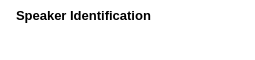
        <widget class="QFrame" name="frame_top">
         <property name="maximumSize">
          <size>
           <width>16777215</width>
           <height>60</height>
          </size>
         </property>
         <property name="styleSheet">
          <string notr="true">background: transparent;</string>
         </property>
         <property name="frameShape">
          <enum>QFrame::NoFrame</enum>
         </property>
         <property name="frameShadow">
          <enum>QFrame::Raised</enum>
         </property>
         <layout class="QHBoxLayout" name="horizontalLayout_3">
          <property name="spacing">
           <number>0</number>
          </property>
          <property name="leftMargin">
           <number>0</number>
          </property>
          <property name="topMargin">
           <number>0</number>
          </property>
          <property name="rightMargin">
           <number>0</number>
          </property>
          <property name="bottomMargin">
           <number>0</number>
          </property>
          <item>
           <widget class="QFrame" name="frame_toggle">
            <property name="maximumSize">
             <size>
              <width>70</width>
              <height>16777215</height>
             </size>
            </property>
            <property name="styleSheet">
             <string notr="true">background-color: rgb(27, 29, 35);</string>
            </property>
            <property name="frameShape">
             <enum>QFrame::NoFrame</enum>
            </property>
            <property name="frameShadow">
             <enum>QFrame::Raised</enum>
            </property>
            <layout class="QVBoxLayout" name="verticalLayout_3">
             <property name="spacing">
              <number>0</number>
             </property>
             <property name="leftMargin">
              <number>0</number>
             </property>
             <property name="topMargin">
              <number>0</number>
             </property>
             <property name="rightMargin">
              <number>0</number>
             </property>
             <property name="bottomMargin">
              <number>0</number>
             </property>
            </layout>
           </widget>
          </item>
          <item>
           <widget class="QFrame" name="frame_top_right">
            <property name="styleSheet">
             <string notr="true">background: transparent;</string>
            </property>
            <property name="frameShape">
             <enum>QFrame::NoFrame</enum>
            </property>
            <property name="frameShadow">
             <enum>QFrame::Raised</enum>
            </property>
            <layout class="QVBoxLayout" name="verticalLayout_2">
             <property name="spacing">
              <number>0</number>
             </property>
             <property name="leftMargin">
              <number>0</number>
             </property>
             <property name="topMargin">
              <number>0</number>
             </property>
             <property name="rightMargin">
              <number>0</number>
             </property>
             <property name="bottomMargin">
              <number>0</number>
             </property>
             <item>
              <widget class="QFrame" name="frame_top_btns">
               <property name="maximumSize">
                <size>
                 <width>16777215</width>
                 <height>30</height>
                </size>
               </property>
               <property name="styleSheet">
                <string notr="true"/>
               </property>
               <property name="frameShape">
                <enum>QFrame::NoFrame</enum>
               </property>
               <property name="frameShadow">
                <enum>QFrame::Raised</enum>
               </property>
               <layout class="QHBoxLayout" name="horizontalLayout_4">
                <property name="spacing">
                 <number>0</number>
                </property>
                <property name="leftMargin">
                 <number>0</number>
                </property>
                <property name="topMargin">
                 <number>0</number>
                </property>
                <property name="rightMargin">
                 <number>0</number>
                </property>
                <property name="bottomMargin">
                 <number>0</number>
                </property>
                <item>
                 <widget class="QFrame" name="frame_label_top_btns">
                  <property name="styleSheet">
                   <string notr="true">background: transparent;</string>
                  </property>
                  <property name="frameShape">
                   <enum>QFrame::NoFrame</enum>
                  </property>
                  <property name="frameShadow">
                   <enum>QFrame::Raised</enum>
                  </property>
                  <layout class="QHBoxLayout" name="horizontalLayout_10">
                   <property name="spacing">
                    <number>0</number>
                   </property>
                   <property name="leftMargin">
                    <number>8</number>
                   </property>
                   <property name="topMargin">
                    <number>0</number>
                   </property>
                   <property name="rightMargin">
                    <number>10</number>
                   </property>
                   <property name="bottomMargin">
                    <number>0</number>
                   </property>
                   <item>
                    <widget class="QFrame" name="frame_icon_top_bar">
                     <property name="maximumSize">
                      <size>
                       <width>30</width>
                       <height>30</height>
                      </size>
                     </property>
                     <property name="styleSheet">
                      <string notr="true">background: transparent;
image: url(:/ROOT/img/app.png);
background-position: center;
background-repeat: no-repeat;</string>
                     </property>
                     <property name="frameShape">
                      <enum>QFrame::StyledPanel</enum>
                     </property>
                     <property name="frameShadow">
                      <enum>QFrame::Raised</enum>
                     </property>
                    </widget>
                   </item>
                   <item>
                    <widget class="QLabel" name="label_title_bar_top">
                     <property name="font">
                      <font>
                       <family>Segoe UI</family>
                       <pointsize>10</pointsize>
                       <weight>75</weight>
                       <bold>true</bold>
                      </font>
                     </property>
                     <property name="styleSheet">
                      <string notr="true">background: transparent;
margin-left: 5px;</string>
                     </property>
                     <property name="text">
                      <string>Speaker Identification</string>
                     </property>
                    </widget>
                   </item>
                  </layout>
                 </widget>
                </item>
                <item>
                 <widget class="QFrame" name="frame_btns_right">
                  <property name="maximumSize">
                   <size>
                    <width>120</width>
                    <height>16777215</height>
                   </size>
                  </property>
                  <property name="styleSheet">
                   <string notr="true">background-color: transparent;</string>
                  </property>
                  <property name="frameShape">
                   <enum>QFrame::NoFrame</enum>
                  </property>
                  <property name="frameShadow">
                   <enum>QFrame::Raised</enum>
                  </property>
                  <layout class="QHBoxLayout" name="horizontalLayout_5">
                   <property name="spacing">
                    <number>0</number>
                   </property>
                   <property name="leftMargin">
                    <number>0</number>
                   </property>
                   <property name="topMargin">
                    <number>0</number>
                   </property>
                   <property name="rightMargin">
                    <number>0</number>
                   </property>
                   <property name="bottomMargin">
                    <number>0</number>
                   </property>
                   <item>
                    <spacer name="horizontalSpacer">
                     <property name="orientation">
                      <enum>Qt::Horizontal</enum>
                     </property>
                     <property name="sizeHint" stdset="0">
                      <size>
                       <width>40</width>
                       <height>20</height>
                      </size>
                     </property>
                    </spacer>
                   </item>
                   <item>
                    <widget class="QPushButton" name="button_minimize">
                     <property name="sizePolicy">
                      <sizepolicy hsizetype="Minimum" vsizetype="Expanding">
                       <horstretch>0</horstretch>
                       <verstretch>0</verstretch>
                      </sizepolicy>
                     </property>
                     <property name="minimumSize">
                      <size>
                       <width>25</width>
                       <height>25</height>
                      </size>
                     </property>
                     <property name="maximumSize">
                      <size>
                       <width>25</width>
                       <height>25</height>
                      </size>
                     </property>
                     <property name="toolTip">
                      <string/>
                     </property>
                     <property name="styleSheet">
                      <string notr="true">QPushButton {	
	image: url(:/ROOT/img/reduire.png);
		
   border:none;
   border-radius:9px;
   color: rgb(208, 208, 208);
   font: 6pt &quot;Segoe UI&quot;;
	border: none;
	background-color: transparent;
	color :black
}
QPushButton:hover {
	background-color: #6C6A61;
}
QPushButton:pressed {	
	background-color: #6C6A61;
}</string>
                     </property>
                     <property name="text">
                      <string/>
                     </property>
                     <property name="icon">
                      <iconset>
                       <normaloff>:/16x16/icons/16x16/cil-window-minimize.png</normaloff>:/16x16/icons/16x16/cil-window-minimize.png</iconset>
                     </property>
                    </widget>
                   </item>
                   <item>
                    <widget class="QPushButton" name="button_close">
                     <property name="sizePolicy">
                      <sizepolicy hsizetype="Minimum" vsizetype="Expanding">
                       <horstretch>0</horstretch>
                       <verstretch>0</verstretch>
                      </sizepolicy>
                     </property>
                     <property name="minimumSize">
                      <size>
                       <width>25</width>
                       <height>25</height>
                      </size>
                     </property>
                     <property name="maximumSize">
                      <size>
                       <width>25</width>
                       <height>25</height>
                      </size>
                     </property>
                     <property name="toolTip">
                      <string/>
                     </property>
                     <property name="styleSheet">
                      <string notr="true">QPushButton {	
		image: url(:/ROOT/img/exit.png);
   border:none;
   border-radius:9px;
   color: rgb(208, 208, 208);
   font: 6pt &quot;Segoe UI&quot;;
	border: none;
	background-color: transparent;
	color :black
}
QPushButton:hover {
	background-color: #6C6A61;
}
QPushButton:pressed {	
	background-color: #6C6A61;
}</string>
                     </property>
                     <property name="text">
                      <string/>
                     </property>
                     <property name="icon">
                      <iconset>
                       <normaloff>:/16x16/icons/16x16/cil-x.png</normaloff>:/16x16/icons/16x16/cil-x.png</iconset>
                     </property>
                    </widget>
                   </item>
                  </layout>
                 </widget>
                </item>
               </layout>
              </widget>
             </item>
             <item>
              <widget class="QFrame" name="frame_top_info">
               <property name="styleSheet">
                <string notr="true">background: transparent;</string>
               </property>
               <property name="frameShape">
                <enum>QFrame::NoFrame</enum>
               </property>
               <property name="frameShadow">
                <enum>QFrame::Raised</enum>
               </property>
               <layout class="QHBoxLayout" name="horizontalLayout_8">
                <property name="spacing">
                 <number>0</number>
                </property>
                <property name="leftMargin">
                 <number>10</number>
                </property>
                <property name="topMargin">
                 <number>0</number>
                </property>
                <property name="rightMargin">
                 <number>10</number>
                </property>
                <property name="bottomMargin">
                 <number>0</number>
                </property>
                <item>
                 <widget class="QLabel" name="label_top_info_2">
                  <property name="minimumSize">
                   <size>
                    <width>0</width>
                    <height>0</height>
                   </size>
                  </property>
                  <property name="maximumSize">
                   <size>
                    <width>250</width>
                    <height>16777215</height>
                   </size>
                  </property>
                  <property name="font">
                   <font>
                    <family>Segoe UI</family>
                    <weight>75</weight>
                    <bold>true</bold>
                   </font>
                  </property>
                  <property name="styleSheet">
                   <string notr="true">color: rgb(98, 103, 111);</string>
                  </property>
                  <property name="text">
                   <string/>
                  </property>
                  <property name="alignment">
                   <set>Qt::AlignRight|Qt::AlignTrailing|Qt::AlignVCenter</set>
                  </property>
                 </widget>
                </item>
               </layout>
              </widget>
             </item>
            </layout>
           </widget>
          </item>
         </layout>
        </widget>
